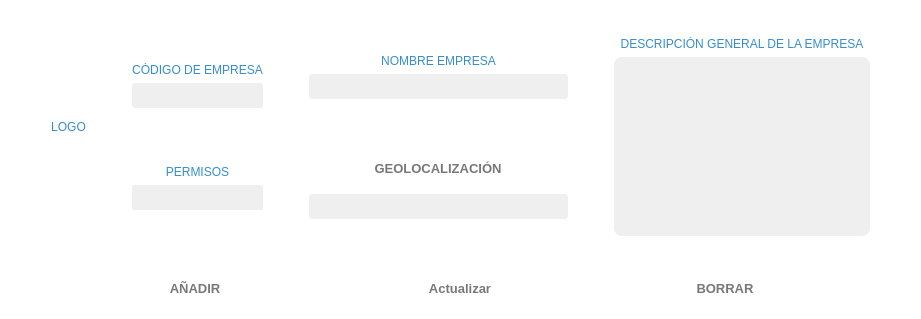
<?xml version="1.0" encoding="UTF-8"?>
<ui version="4.0">
 <class>Empresa</class>
 <widget class="QWidget" name="Empresa">
  <property name="geometry">
   <rect>
    <x>0</x>
    <y>0</y>
    <width>921</width>
    <height>319</height>
   </rect>
  </property>
  <property name="palette">
   <palette>
    <active>
     <colorrole role="Base">
      <brush brushstyle="SolidPattern">
       <color alpha="255">
        <red>46</red>
        <green>47</green>
        <blue>48</blue>
       </color>
      </brush>
     </colorrole>
     <colorrole role="Window">
      <brush brushstyle="SolidPattern">
       <color alpha="255">
        <red>255</red>
        <green>255</green>
        <blue>255</blue>
       </color>
      </brush>
     </colorrole>
    </active>
    <inactive>
     <colorrole role="Base">
      <brush brushstyle="SolidPattern">
       <color alpha="255">
        <red>46</red>
        <green>47</green>
        <blue>48</blue>
       </color>
      </brush>
     </colorrole>
     <colorrole role="Window">
      <brush brushstyle="SolidPattern">
       <color alpha="255">
        <red>255</red>
        <green>255</green>
        <blue>255</blue>
       </color>
      </brush>
     </colorrole>
    </inactive>
    <disabled>
     <colorrole role="Base">
      <brush brushstyle="SolidPattern">
       <color alpha="255">
        <red>255</red>
        <green>255</green>
        <blue>255</blue>
       </color>
      </brush>
     </colorrole>
     <colorrole role="Window">
      <brush brushstyle="SolidPattern">
       <color alpha="255">
        <red>255</red>
        <green>255</green>
        <blue>255</blue>
       </color>
      </brush>
     </colorrole>
    </disabled>
   </palette>
  </property>
  <property name="windowTitle">
   <string>Form</string>
  </property>
  <layout class="QVBoxLayout" name="verticalLayout_8">
   <item>
    <layout class="QHBoxLayout" name="horizontalLayout_2">
     <item>
      <spacer name="horizontalSpacer_2">
       <property name="orientation">
        <enum>Qt::Horizontal</enum>
       </property>
       <property name="sizeHint" stdset="0">
        <size>
         <width>40</width>
         <height>20</height>
        </size>
       </property>
      </spacer>
     </item>
     <item>
      <layout class="QVBoxLayout" name="verticalLayout_5">
       <item>
        <spacer name="verticalSpacer_9">
         <property name="orientation">
          <enum>Qt::Vertical</enum>
         </property>
         <property name="sizeHint" stdset="0">
          <size>
           <width>20</width>
           <height>40</height>
          </size>
         </property>
        </spacer>
       </item>
       <item>
        <widget class="QLabel" name="label_3">
         <property name="styleSheet">
          <string notr="true">font: 10pt &quot;Segoe UI Semilight&quot;;
color: rgb(54, 141, 206);</string>
         </property>
         <property name="text">
          <string>LOGO</string>
         </property>
         <property name="alignment">
          <set>Qt::AlignCenter</set>
         </property>
        </widget>
       </item>
       <item>
        <widget class="MyLabelPhoto" name="lb_foto">
         <property name="enabled">
          <bool>false</bool>
         </property>
         <property name="minimumSize">
          <size>
           <width>0</width>
           <height>0</height>
          </size>
         </property>
         <property name="maximumSize">
          <size>
           <width>16777215</width>
           <height>16777215</height>
          </size>
         </property>
         <property name="styleSheet">
          <string notr="true">/*QLabel {
padding: 1px;
border-style: solid;
border: 2px solid gray;
border-radius: 45px;};*/</string>
         </property>
         <property name="text">
          <string/>
         </property>
         <property name="pixmap">
          <pixmap resource="assets.qrc">:/icons/add_image_blue.png</pixmap>
         </property>
         <property name="scaledContents">
          <bool>false</bool>
         </property>
         <property name="alignment">
          <set>Qt::AlignCenter</set>
         </property>
        </widget>
       </item>
       <item>
        <spacer name="verticalSpacer_10">
         <property name="orientation">
          <enum>Qt::Vertical</enum>
         </property>
         <property name="sizeHint" stdset="0">
          <size>
           <width>20</width>
           <height>40</height>
          </size>
         </property>
        </spacer>
       </item>
      </layout>
     </item>
     <item>
      <spacer name="horizontalSpacer_3">
       <property name="orientation">
        <enum>Qt::Horizontal</enum>
       </property>
       <property name="sizeHint" stdset="0">
        <size>
         <width>40</width>
         <height>20</height>
        </size>
       </property>
      </spacer>
     </item>
     <item>
      <layout class="QVBoxLayout" name="verticalLayout_4">
       <item>
        <spacer name="verticalSpacer_4">
         <property name="orientation">
          <enum>Qt::Vertical</enum>
         </property>
         <property name="sizeHint" stdset="0">
          <size>
           <width>20</width>
           <height>40</height>
          </size>
         </property>
        </spacer>
       </item>
       <item>
        <layout class="QVBoxLayout" name="verticalLayout">
         <item>
          <widget class="QLabel" name="label">
           <property name="styleSheet">
            <string notr="true">font: 10pt &quot;Segoe UI Semilight&quot;;
color: rgb(54, 141, 206);</string>
           </property>
           <property name="text">
            <string>CÓDIGO DE EMPRESA</string>
           </property>
           <property name="alignment">
            <set>Qt::AlignCenter</set>
           </property>
          </widget>
         </item>
         <item>
          <widget class="MyLineEditShine" name="le_codigo">
           <property name="minimumSize">
            <size>
             <width>0</width>
             <height>25</height>
            </size>
           </property>
           <property name="font">
            <font>
             <family>Segoe UI</family>
             <pointsize>10</pointsize>
            </font>
           </property>
           <property name="styleSheet">
            <string notr="true">background-color: #EFEFEF; 
border-radius: 3px;
color:rgb(50, 50, 50);</string>
           </property>
           <property name="alignment">
            <set>Qt::AlignCenter</set>
           </property>
          </widget>
         </item>
        </layout>
       </item>
       <item>
        <spacer name="verticalSpacer">
         <property name="orientation">
          <enum>Qt::Vertical</enum>
         </property>
         <property name="sizeHint" stdset="0">
          <size>
           <width>20</width>
           <height>40</height>
          </size>
         </property>
        </spacer>
       </item>
       <item>
        <layout class="QVBoxLayout" name="verticalLayout_12">
         <item>
          <widget class="QLabel" name="label_6">
           <property name="styleSheet">
            <string notr="true">font: 10pt &quot;Segoe UI Semilight&quot;;
color: rgb(54, 141, 206);</string>
           </property>
           <property name="text">
            <string>PERMISOS</string>
           </property>
           <property name="alignment">
            <set>Qt::AlignCenter</set>
           </property>
          </widget>
         </item>
         <item>
          <widget class="MyLabelSpinner" name="l_permisos">
           <property name="minimumSize">
            <size>
             <width>0</width>
             <height>25</height>
            </size>
           </property>
           <property name="font">
            <font>
             <family>Segoe UI</family>
             <pointsize>10</pointsize>
            </font>
           </property>
           <property name="styleSheet">
            <string notr="true">background-color: #EFEFEF; 
border-radius: 2px;
color:rgb(50, 50, 50);</string>
           </property>
           <property name="text">
            <string/>
           </property>
           <property name="alignment">
            <set>Qt::AlignCenter</set>
           </property>
          </widget>
         </item>
        </layout>
       </item>
       <item>
        <layout class="QVBoxLayout" name="verticalLayout_3"/>
       </item>
       <item>
        <spacer name="verticalSpacer_6">
         <property name="orientation">
          <enum>Qt::Vertical</enum>
         </property>
         <property name="sizeHint" stdset="0">
          <size>
           <width>20</width>
           <height>37</height>
          </size>
         </property>
        </spacer>
       </item>
      </layout>
     </item>
     <item>
      <spacer name="horizontalSpacer_4">
       <property name="orientation">
        <enum>Qt::Horizontal</enum>
       </property>
       <property name="sizeHint" stdset="0">
        <size>
         <width>40</width>
         <height>20</height>
        </size>
       </property>
      </spacer>
     </item>
     <item>
      <layout class="QVBoxLayout" name="verticalLayout_7">
       <item>
        <spacer name="verticalSpacer_7">
         <property name="orientation">
          <enum>Qt::Vertical</enum>
         </property>
         <property name="sizeHint" stdset="0">
          <size>
           <width>20</width>
           <height>40</height>
          </size>
         </property>
        </spacer>
       </item>
       <item>
        <layout class="QVBoxLayout" name="verticalLayout_2">
         <item>
          <widget class="QLabel" name="label_2">
           <property name="styleSheet">
            <string notr="true">font: 10pt &quot;Segoe UI Semilight&quot;;
color: rgb(54, 141, 206);</string>
           </property>
           <property name="text">
            <string>NOMBRE EMPRESA</string>
           </property>
           <property name="alignment">
            <set>Qt::AlignCenter</set>
           </property>
          </widget>
         </item>
         <item>
          <widget class="MyLineEditShine" name="le_empresa">
           <property name="minimumSize">
            <size>
             <width>0</width>
             <height>25</height>
            </size>
           </property>
           <property name="font">
            <font>
             <family>Segoe UI</family>
             <pointsize>10</pointsize>
            </font>
           </property>
           <property name="styleSheet">
            <string notr="true">background-color: #EFEFEF; 
border-radius: 3px;
color:rgb(50, 50, 50);</string>
           </property>
           <property name="alignment">
            <set>Qt::AlignCenter</set>
           </property>
          </widget>
         </item>
        </layout>
       </item>
       <item>
        <spacer name="verticalSpacer_8">
         <property name="orientation">
          <enum>Qt::Vertical</enum>
         </property>
         <property name="sizeHint" stdset="0">
          <size>
           <width>20</width>
           <height>37</height>
          </size>
         </property>
        </spacer>
       </item>
       <item>
        <layout class="QVBoxLayout" name="verticalLayout_6">
         <item>
          <layout class="QHBoxLayout" name="horizontalLayout_6">
           <item>
            <spacer name="horizontalSpacer_5">
             <property name="orientation">
              <enum>Qt::Horizontal</enum>
             </property>
             <property name="sizeHint" stdset="0">
              <size>
               <width>40</width>
               <height>20</height>
              </size>
             </property>
            </spacer>
           </item>
           <item>
            <widget class="QPushButton" name="pb_geolocalizacion">
             <property name="minimumSize">
              <size>
               <width>180</width>
               <height>40</height>
              </size>
             </property>
             <property name="maximumSize">
              <size>
               <width>180</width>
               <height>40</height>
              </size>
             </property>
             <property name="font">
              <font>
               <family>Segoe UI</family>
               <pointsize>10</pointsize>
               <weight>75</weight>
               <bold>true</bold>
              </font>
             </property>
             <property name="styleSheet">
              <string notr="true">border-radius: 10px;
color:rgb(120, 120, 120);</string>
             </property>
             <property name="text">
              <string>GEOLOCALIZACIÓN</string>
             </property>
             <property name="icon">
              <iconset resource="assets.qrc">
               <normaloff>:/icons/map_localization.png</normaloff>:/icons/map_localization.png</iconset>
             </property>
             <property name="iconSize">
              <size>
               <width>30</width>
               <height>30</height>
              </size>
             </property>
            </widget>
           </item>
           <item>
            <spacer name="horizontalSpacer_6">
             <property name="orientation">
              <enum>Qt::Horizontal</enum>
             </property>
             <property name="sizeHint" stdset="0">
              <size>
               <width>40</width>
               <height>20</height>
              </size>
             </property>
            </spacer>
           </item>
          </layout>
         </item>
         <item>
          <widget class="QLineEdit" name="le_geolocalizacion">
           <property name="minimumSize">
            <size>
             <width>0</width>
             <height>25</height>
            </size>
           </property>
           <property name="styleSheet">
            <string notr="true">background-color: #EFEFEF; 
border-radius: 3px;
color:rgb(50, 50, 50);</string>
           </property>
           <property name="alignment">
            <set>Qt::AlignCenter</set>
           </property>
          </widget>
         </item>
        </layout>
       </item>
       <item>
        <spacer name="verticalSpacer_2">
         <property name="orientation">
          <enum>Qt::Vertical</enum>
         </property>
         <property name="sizeHint" stdset="0">
          <size>
           <width>20</width>
           <height>40</height>
          </size>
         </property>
        </spacer>
       </item>
      </layout>
     </item>
     <item>
      <spacer name="horizontalSpacer_7">
       <property name="orientation">
        <enum>Qt::Horizontal</enum>
       </property>
       <property name="sizeHint" stdset="0">
        <size>
         <width>40</width>
         <height>20</height>
        </size>
       </property>
      </spacer>
     </item>
     <item>
      <layout class="QVBoxLayout" name="verticalLayout_14">
       <item>
        <spacer name="verticalSpacer_3">
         <property name="orientation">
          <enum>Qt::Vertical</enum>
         </property>
         <property name="sizeHint" stdset="0">
          <size>
           <width>20</width>
           <height>40</height>
          </size>
         </property>
        </spacer>
       </item>
       <item>
        <widget class="QLabel" name="label_9">
         <property name="styleSheet">
          <string notr="true">font: 10pt &quot;Segoe UI Semilight&quot;;
color: rgb(54, 141, 206);</string>
         </property>
         <property name="text">
          <string>DESCRIPCIÓN GENERAL DE LA EMPRESA</string>
         </property>
         <property name="alignment">
          <set>Qt::AlignCenter</set>
         </property>
        </widget>
       </item>
       <item>
        <widget class="QPlainTextEdit" name="pt_descripcion_general">
         <property name="styleSheet">
          <string notr="true">background-color: #EFEFEF; 
border-radius: 8px;
color:rgb(50, 50, 50);</string>
         </property>
        </widget>
       </item>
       <item>
        <spacer name="verticalSpacer_11">
         <property name="orientation">
          <enum>Qt::Vertical</enum>
         </property>
         <property name="sizeHint" stdset="0">
          <size>
           <width>20</width>
           <height>40</height>
          </size>
         </property>
        </spacer>
       </item>
      </layout>
     </item>
     <item>
      <spacer name="horizontalSpacer">
       <property name="orientation">
        <enum>Qt::Horizontal</enum>
       </property>
       <property name="sizeHint" stdset="0">
        <size>
         <width>40</width>
         <height>20</height>
        </size>
       </property>
      </spacer>
     </item>
    </layout>
   </item>
   <item>
    <layout class="QHBoxLayout" name="horizontalLayout">
     <item>
      <widget class="QPushButton" name="pb_agregar">
       <property name="minimumSize">
        <size>
         <width>130</width>
         <height>40</height>
        </size>
       </property>
       <property name="maximumSize">
        <size>
         <width>130</width>
         <height>41</height>
        </size>
       </property>
       <property name="font">
        <font>
         <family>Segoe UI</family>
         <pointsize>10</pointsize>
         <weight>75</weight>
         <bold>true</bold>
        </font>
       </property>
       <property name="styleSheet">
        <string notr="true">border-radius: 10px;
color:rgb(120, 120, 120);</string>
       </property>
       <property name="text">
        <string>AÑADIR</string>
       </property>
       <property name="icon">
        <iconset resource="assets.qrc">
         <normaloff>:/icons/subir.png</normaloff>:/icons/subir.png</iconset>
       </property>
       <property name="iconSize">
        <size>
         <width>25</width>
         <height>25</height>
        </size>
       </property>
      </widget>
     </item>
     <item>
      <widget class="QPushButton" name="pb_actualizar">
       <property name="minimumSize">
        <size>
         <width>150</width>
         <height>40</height>
        </size>
       </property>
       <property name="maximumSize">
        <size>
         <width>150</width>
         <height>41</height>
        </size>
       </property>
       <property name="font">
        <font>
         <family>Segoe UI</family>
         <pointsize>10</pointsize>
         <weight>75</weight>
         <bold>true</bold>
        </font>
       </property>
       <property name="styleSheet">
        <string notr="true">border-radius: 10px;
color:rgb(120, 120, 120);</string>
       </property>
       <property name="text">
        <string>Actualizar</string>
       </property>
       <property name="icon">
        <iconset resource="assets.qrc">
         <normaloff>:/icons/update.png</normaloff>:/icons/update.png</iconset>
       </property>
       <property name="iconSize">
        <size>
         <width>30</width>
         <height>30</height>
        </size>
       </property>
      </widget>
     </item>
     <item>
      <widget class="QPushButton" name="pb_borrar">
       <property name="minimumSize">
        <size>
         <width>130</width>
         <height>40</height>
        </size>
       </property>
       <property name="maximumSize">
        <size>
         <width>130</width>
         <height>41</height>
        </size>
       </property>
       <property name="font">
        <font>
         <family>Segoe UI</family>
         <pointsize>10</pointsize>
         <weight>75</weight>
         <bold>true</bold>
        </font>
       </property>
       <property name="styleSheet">
        <string notr="true">border-radius: 10px;
color:rgb(120, 120, 120);</string>
       </property>
       <property name="text">
        <string>BORRAR</string>
       </property>
       <property name="icon">
        <iconset resource="assets.qrc">
         <normaloff>:/icons/delete_blue.png</normaloff>:/icons/delete_blue.png</iconset>
       </property>
       <property name="iconSize">
        <size>
         <width>25</width>
         <height>25</height>
        </size>
       </property>
      </widget>
     </item>
    </layout>
   </item>
   <item>
    <spacer name="verticalSpacer_5">
     <property name="orientation">
      <enum>Qt::Vertical</enum>
     </property>
     <property name="sizeHint" stdset="0">
      <size>
       <width>20</width>
       <height>37</height>
      </size>
     </property>
    </spacer>
   </item>
  </layout>
 </widget>
 <customwidgets>
  <customwidget>
   <class>MyLineEditShine</class>
   <extends>QLineEdit</extends>
   <header location="global">mylineeditshine.h</header>
  </customwidget>
  <customwidget>
   <class>MyLabelSpinner</class>
   <extends>QLabel</extends>
   <header location="global">mylabelspinner.h</header>
  </customwidget>
  <customwidget>
   <class>MyLabelPhoto</class>
   <extends>QLabel</extends>
   <header location="global">mylabelphoto.h</header>
  </customwidget>
 </customwidgets>
 <resources>
  <include location="assets.qrc"/>
 </resources>
 <connections/>
</ui>
